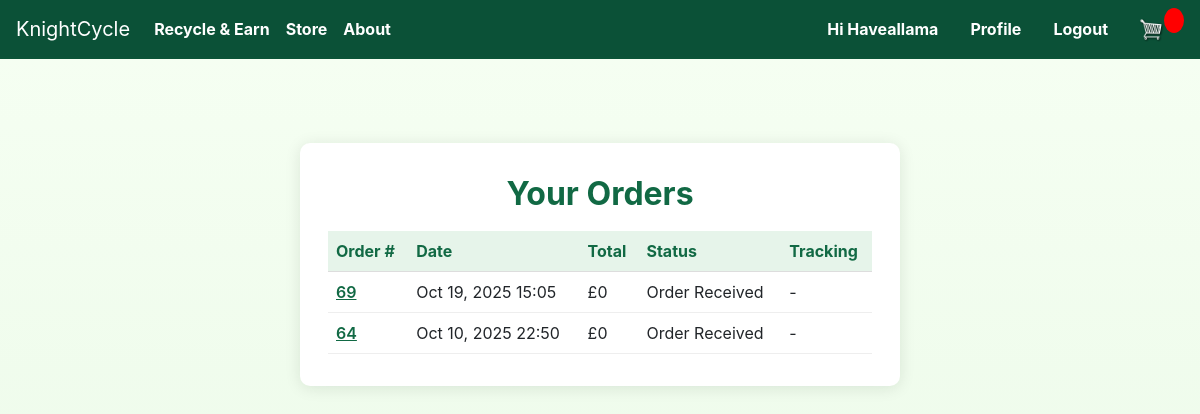
Before: /store/orders/ (signed in) with the older database file.
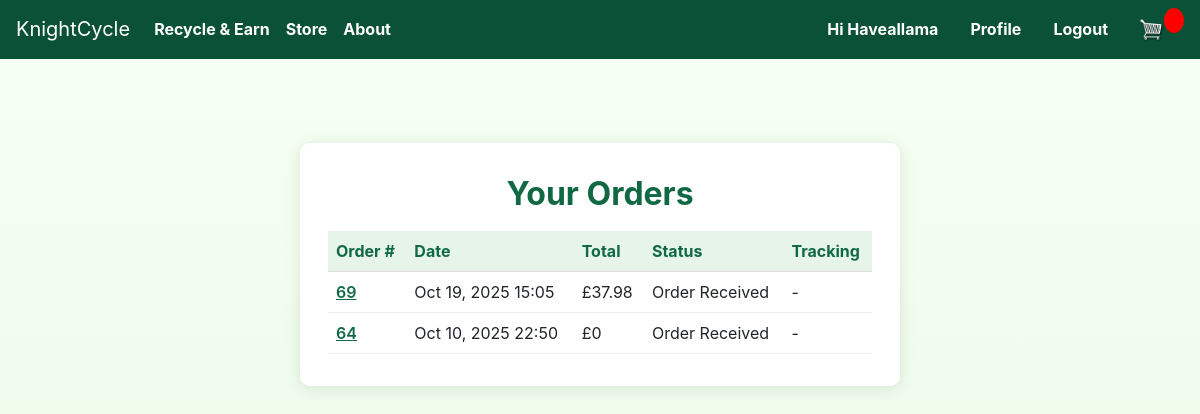
After: the same page with the newer database file.
### store/models.py (models this page shows, shortened)
class Order(models.Model):
	customer = models.ForeignKey(Customer, on_delete=models.SET_NULL, null=True, blank=True)
	date_ordered = models.DateTimeField(auto_now_add=True)
	STATUS_CHOICES = [
		('Order Received', 'Order Received'),
		('Processing', 'Processing'),
		('Order Shipped', 'Order Shipped'),
	]
	status = models.CharField(max_length=32, choices=STATUS_CHOICES, default='Order Received')
	tracking_number = models.CharField(max_length=64, blank=True, null=True)
	transaction_id = models.CharField(max_length=100, null=True)
	@property
	def get_cart_total(self):
		orderitems = self.orderitem_set.all()
		total = sum([item.get_total for item in orderitems])
		return total

class OrderItem(models.Model):
	product = models.ForeignKey(Product, on_delete=models.SET_NULL, null=True)
	order = models.ForeignKey(Order, on_delete=models.SET_NULL, null=True)
	quantity = models.IntegerField(default=0, null=True, blank=True)
	date_added = models.DateTimeField(auto_now_add=True)
	@property
	def get_total(self):
		if self.product:
			return self.product.price * self.quantity
		return 0

class Product(models.Model):
	name = models.CharField(max_length=200)
	slug = models.SlugField(unique=True, blank=True, max_length=255 )
	price = models.DecimalField(max_digits=7, decimal_places=2)
	description = models.TextField(blank=True)
	digital = models.BooleanField(default=False,null=True, blank=True)
	image = models.ImageField(upload_to='static/images/Products/', blank=True, null=True)
	is_active = models.BooleanField(default=True)
	created = models.DateTimeField(default=timezone.now)
	updated = models.DateTimeField(auto_now=True)

### store/views.py (the view)
# urls.py: path('orders/', views.orders, name='orders'),
def orders(request):
    if not request.user.is_authenticated:
        return render(request, 'pages/login.html', {'error': 'Please log in to view your orders.'})
    customer = getattr(request.user, 'customer', None)
    orders = []
    if customer:
        orders = Order.objects.filter(customer=customer).order_by('-date_ordered')
    return render(request, 'pages/orders.html', {'orders': orders, 'user': request.user})

### templates/pages/orders.html
{% extends 'store/main.html' %}
{% block content %}
<div class="profile-container" style="max-width:600px;margin:60px auto;padding:32px 28px;background:#fff;border-radius:10px;box-shadow:0 2px 16px rgba(0,32,16,0.10);">
  <h2 style="color:#116944;text-align:center;font-weight:700;">Your Orders</h2>
  {% if orders %}
    <table style="width:100%;margin-top:18px;border-collapse:collapse;">
      <thead>
        <tr style="background:#e6f4ea;color:#116944;font-weight:600;">
          <th style="padding:8px;border-bottom:1px solid #ddd;">Order #</th>
          <th style="padding:8px;border-bottom:1px solid #ddd;">Date</th>
          <th style="padding:8px;border-bottom:1px solid #ddd;">Total</th>
          <th style="padding:8px;border-bottom:1px solid #ddd;">Status</th>
          <th style="padding:8px;border-bottom:1px solid #ddd;">Tracking</th>
        </tr>
      </thead>
      <tbody>
        {% for order in orders %}
        <tr>
          <td style="padding:8px;border-bottom:1px solid #eee;"><a href="{% url 'store:order_detail' order.id %}" style="color:#116944;font-weight:600;text-decoration:underline;">{{ order.id }}</a></td>
          <td style="padding:8px;border-bottom:1px solid #eee;">{{ order.date_ordered|date:'M d, Y H:i' }}</td>
          <td style="padding:8px;border-bottom:1px solid #eee;">£{{ order.get_cart_total }}</td>
          <td style="padding:8px;border-bottom:1px solid #eee;">{{ order.status }}</td>
          <td style="padding:8px;border-bottom:1px solid #eee;">{% if order.tracking_number %}{{ order.tracking_number }}{% else %}-{% endif %}</td>
        </tr>
        {% endfor %}
      </tbody>
    </table>
  {% else %}
    <div style="color:#b30000;text-align:center;margin-top:24px;">No orders found for your account.</div>
  {% endif %}
</div>
{% endblock %}

Changed rows visible on the page:
changed Order "Oct 19, 2025 15:05": get_cart_total "0" → "37.98"
